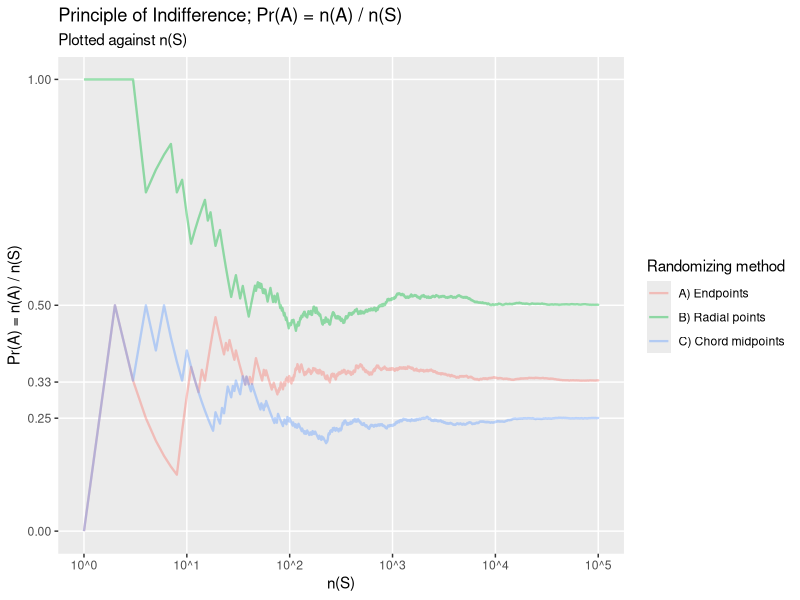

Generate this figure with R:
library(tidyverse)
library(ggplot2)

N <- 100000 # Number of random tests generated via each method

# NOTE: Elaboration on the code/formulas used is included in our README.md

samples <- data.frame(
  radius = runif(N * 3, 1, 100),
  rand_method = as.factor(c(
    rep("A) Endpoints", N),
    rep("B) Radial points", N),
    rep("C) Chord midpoints", N)
  )),
  theta = c( # Code below explained in README.md
    runif(N, 0, pi / 2), # via. randomized endpoints
    acos(runif(N, 0, 1)), # via. randomized radial points
    acos(sqrt(runif(N, 0, 1))) # randomized chord midpoint positions
  )
)

results <- samples %>%
  group_by(rand_method) %>%
  summarize(
    chord_length = 2 * sin(theta) * radius,
    triangle_length = sqrt(3) * radius,
    A = chord_length > triangle_length,
    nA = cumsum(A),
    nS = ((row_number() - 1) %% N) + 1,
    PrA = nA / nS
  )

# Plot data
ggplot(results) +
  geom_line(
    aes(
      nS,
      PrA,
      col = rand_method
    ),
    alpha = 0.4, # Add a bit of transparency in case of line overlaps
    size = 0.8
  ) +
  scale_x_log10(
    limits = c(1, N),
    breaks = c(1, 10, 100, 1000, 10000, N),
    minor_breaks = NULL,
    labels = sprintf("10^%.0f", log10(c(1, 10, 100, 1000, 10000, N)))
  ) +
  scale_y_continuous(
    limits = c(0, 1),
    breaks = round(c(
      0,
      results$PrA[N],
      results$PrA[2 * N],
      results$PrA[3 * N],
      1
    ), 2),
    minor_breaks = NULL
  ) +
  labs(
    col = "Randomizing method",
    x = "n(S)",
    y = "Pr(A) = n(A) / n(S)",
    title = "Principle of Indifference; Pr(A) = n(A) / n(S)",
    subtitle = "Plotted against n(S)"
  )